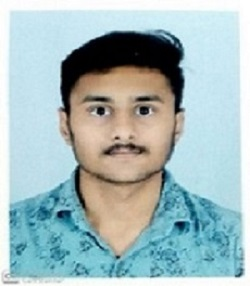
%> input picture CVIP/LABS/LAB2/sodhaparmarnihar.jpeg, 250 x 286 px
$ octave BitPlaneSlicing.m   (GNU Octave 9; MATLAB toolbox functions it lacks are replaced by stand-ins)
%> lines starting %> are read from the running program, lines starting %| are printed output that depends on the picture
close all;
clear;
clc;

img = imread("sodhaparmarnihar.jpeg");
%> img is the input picture: size 286x250x3 uint8; mean R, G, B 164.1, 186.1, 188.1
grayImg = rgb2gray(img);
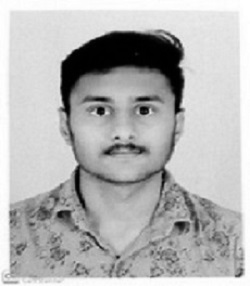
%> grayImg: size 286x250 uint8; min 0, max 255, mean 179.7

figure;
for i=1:8
  bp(:,:,i) = bitget(grayImg, i);
  subplot(2,4,i);
  imshow(bp(:,:,i));
  title(["Bit Plane ", num2str(i)]);
endfor
%> this loop made 8 passes
%> pass 1, `imshow(bp(:,:,i));`:
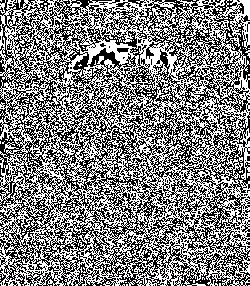
%> displayed picture: size 286x250 logical; 50.4% white; black in thin lines or dots
%> pass 2, `imshow(bp(:,:,i));`:
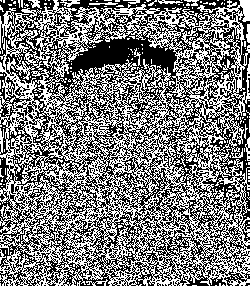
%> displayed picture: size 286x250 logical; 48.5% white in thin lines or dots
%> after the loop:
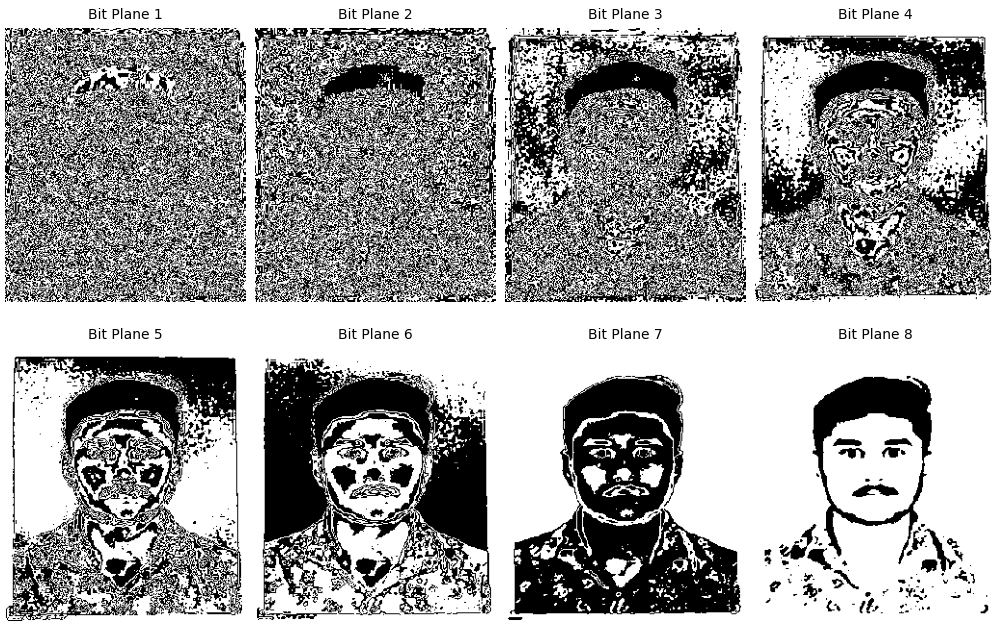
%> figure redrawn from the program's plot data, 8 panels
